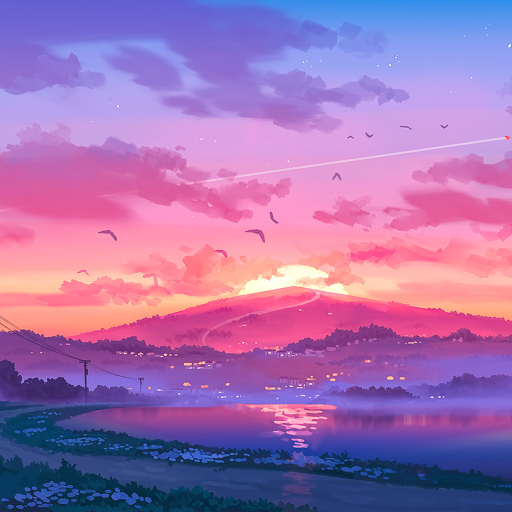
%> input picture Maths/Sample.jpg, 512 x 512 px
$ octave IP_1.m   (GNU Octave 9; MATLAB toolbox functions it lacks are replaced by stand-ins)
%> lines starting %> are read from the running program, lines starting %| are printed output that depends on the picture
clc;
clear;
close all;


%Reading truecolor image
Image1= imread('Sample.jpg');
%> Image1 is the input picture: size 512x512x3 uint8; mean R, G, B 163.2, 114.6, 177.2

%Reading indexed image
[Image2, map]= imread('Sample2.png');
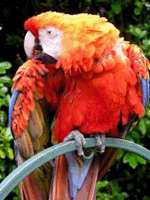
%> input picture Maths/Sample2.png, 150 x 200 px
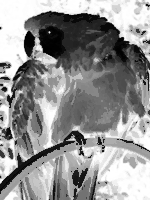
%> Image2: size 200x150 uint8; min 0, max 255, mean 147.7
%> map = 256 rows, first 12: [1 1 1; 0.965 0.914 0.937; 0.969 0.941 0.82; 0.937 0.843 0.914; 0.937 0.82 0.827; 0.812 0.925 0.953; 0.769 0.886 0.816; 0.831 0.796 0.824; 0.973 0.953 0.686; 0.973 0.953 0.561; 0.957 0.796 0.682; 0.961 0.773 0.569]

%Reading greyscale image
Image3= imread('Sample3.png');
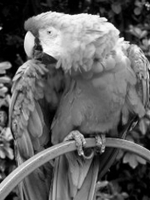
%> input picture Maths/Sample3.png, 150 x 200 px
%> Image3 is the input picture: size 200x150 uint8; min 0, max 255, mean 97

%___________________________________________
%Display truecolor image
figure;
subplot(1,2,1);
imshow(Image1);

%Display indexed image
figure;
imshow(Image2, map);

%Display greyscale image
figure;
imshow(Image3);

%___________________________________________
%Write truecolor image
% Image1_mod= Image1 - 20;
% subplot(1,2,2);
% imshow(Image1_mod);

imwrite(Image1, 'Sample_mod.jpg');

%Write indexed image
imwrite(Image2, map, 'Sample2.png');

%Write greyscale image
imwrite(Image3, 'Sample3.png');
